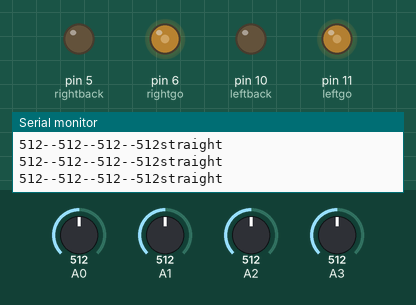
Bench run of a sketch on a simulated Arduino Uno, built with avr-gcc and run on an emulated ATmega328P. On the bench: output pins drawn as LEDs (lit = HIGH), the last lines printed to the serial monitor. The test bench sets the inputs (shaded band); at power-on: A1 = 512, A3 = 512, A0 = 512, A2 = 512.

Above: at 1.2 s.
1.3 s: A1 set to 794
4.3 s: A1 set to 813
At 4.6 s:
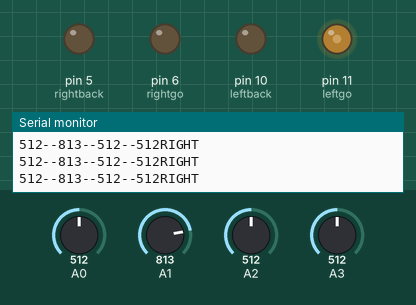
5.8 s: A3 set to 784
7.3 s: A3 set to 813
At 7.7 s:
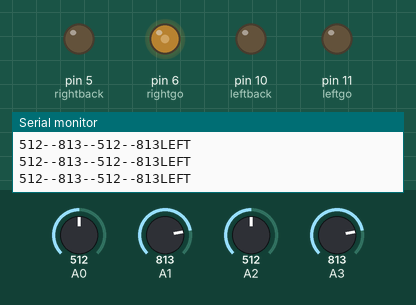
8.8 s: A0 set to 691
10.3 s: A0 set to 718
At 11.0 s:
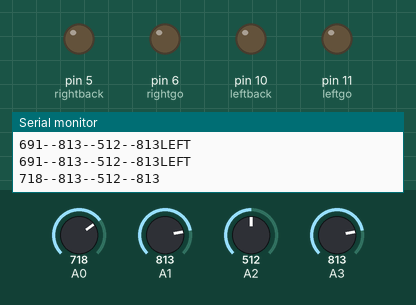
Timing chart, 0 to 14.3 s (numbered marks = the images above; inputs shaded):
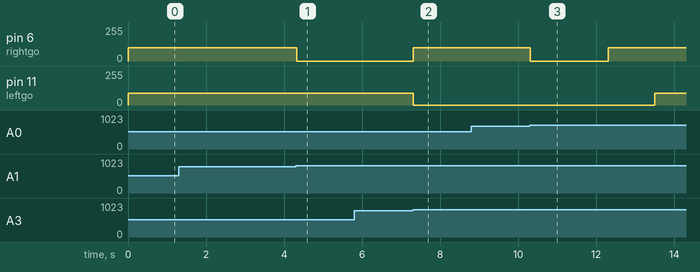

Measured:
- the behaviour switches between 800 and 801 on A1 (found by bisection; images 0 and 1)
- the behaviour switches between 800 and 801 on A3 (found by bisection; images 1 and 2)
- the behaviour switches between 700 and 701 on A0 (found by bisection; images 2 and 3)
- after the input at 4.3 s, pin 6 (rightgo): 100/255 → 0/255 at once
- after the input at 7.3 s, pin 6 (rightgo): 0/255 → 100/255 at once; pin 11 (leftgo): 90/255 → 0/255 at once
- after the input at 10.3 s, pin 6 (rightgo): 100/255 → 0/255 at once, → 100/255 2.0 s later; pin 11 (leftgo): 0/255 → 90/255 after 3.2 s

The sketch:

Lab04_Group18_bonus.ino
```cpp
int leftgo=11 , leftback=10, rightgo= 6, rightback= 5, leftspeed=90, rightspeed=100, v0, v1,v2,v3, stat =1;

void setup() {
  Serial.begin(9600);
    pinMode(5,OUTPUT);
    pinMode(6,OUTPUT);
    pinMode(10,OUTPUT);
    pinMode(11,OUTPUT);
    pinMode(A0,INPUT);
    pinMode(A1,INPUT);
    pinMode(A2,INPUT);
    pinMode(A3,INPUT);
    analogWrite(leftback, 0);
    analogWrite(rightback, 0);
    stat = 1;
    }

void TurnR(int t)
{
    analogWrite(leftgo, leftspeed);
    analogWrite(rightgo, 0);
        analogWrite(leftback, 0);
    analogWrite(rightback, 0);
    delay(t);
}
void TurnL(int t)
{
    analogWrite(leftgo, 0);
    analogWrite(rightgo, rightspeed);
        analogWrite(leftback, 0);
    analogWrite(rightback, 0);
    delay(t);
}
void straight(int t)
{
    analogWrite(leftgo, leftspeed);
    analogWrite(rightgo, rightspeed);
    delay(t);
}

void S( int t){
    analogWrite(leftgo, 0);
    analogWrite(rightgo, 0);
    delay(t);
}
void loop() {
    //test for black line
    v0 = analogRead(A0);
    v1 = analogRead(A1);
    v2 = analogRead(A2);
    v3 = analogRead(A3);
    Serial.print(v0);
     Serial.print("--");
    Serial.print(v1);
    Serial.print("--");
    Serial.print(v2);
    Serial.print("--");
    Serial.print(v3);
    if(stat == 1)
    {
        if(v0 > 700)
            { S(2000);
              TurnL(1200);
              straight(1000);
              TurnR(1500);
              straight(1200);
              TurnR(1800);
              straight(1000);
            }
        if(v3 > 800)
        {
            TurnL(20);
            Serial.println("LEFT");
        }
        else if(v1 > 800)
        {
            TurnR(20);
            Serial.println("RIGHT");
        }
        else
        {
           straight(1);
           Serial.println("straight");
        }


    }

}


/*
      右輪前轉 5
      右輪後轉 6
      左輪前轉 11
      左輪後轉 10
 */
```
